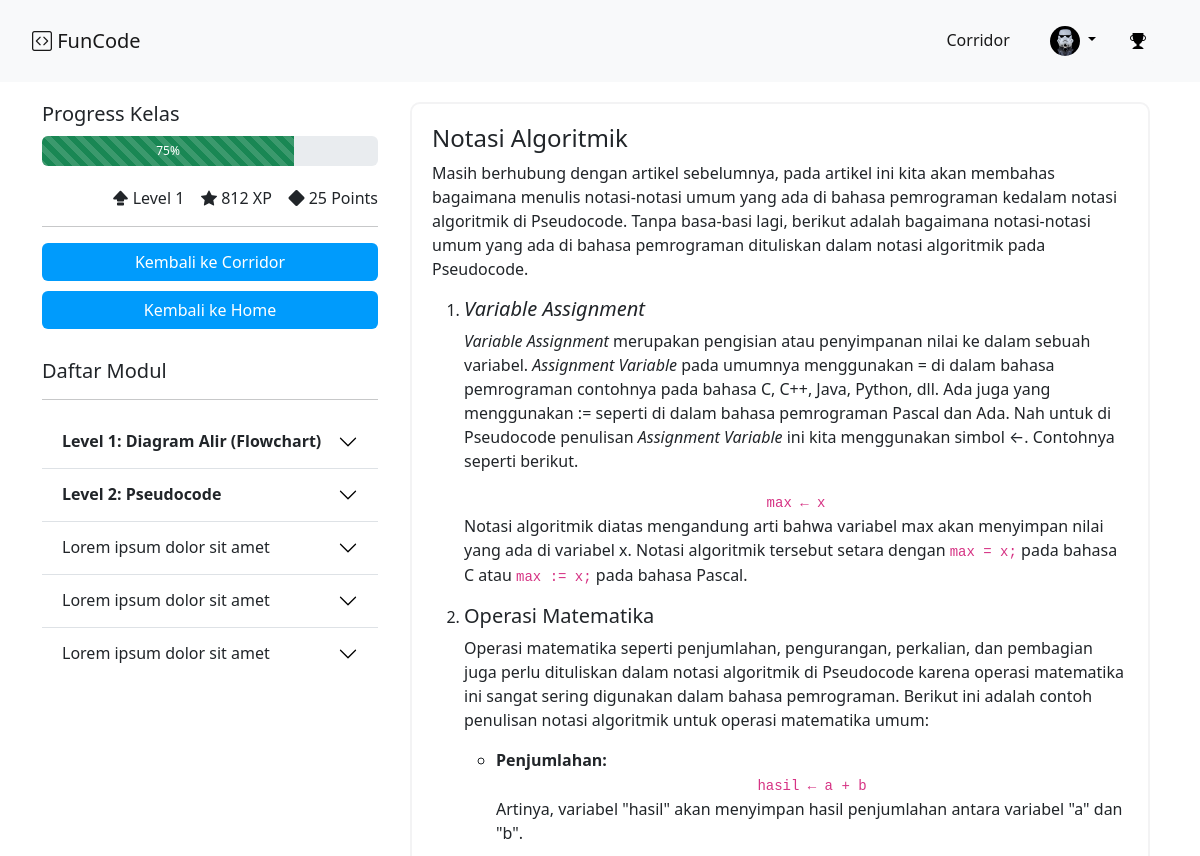
The app's page /courses/KrFssobGE6NzsOrgSMY5.php (signed in, upper part), older data.
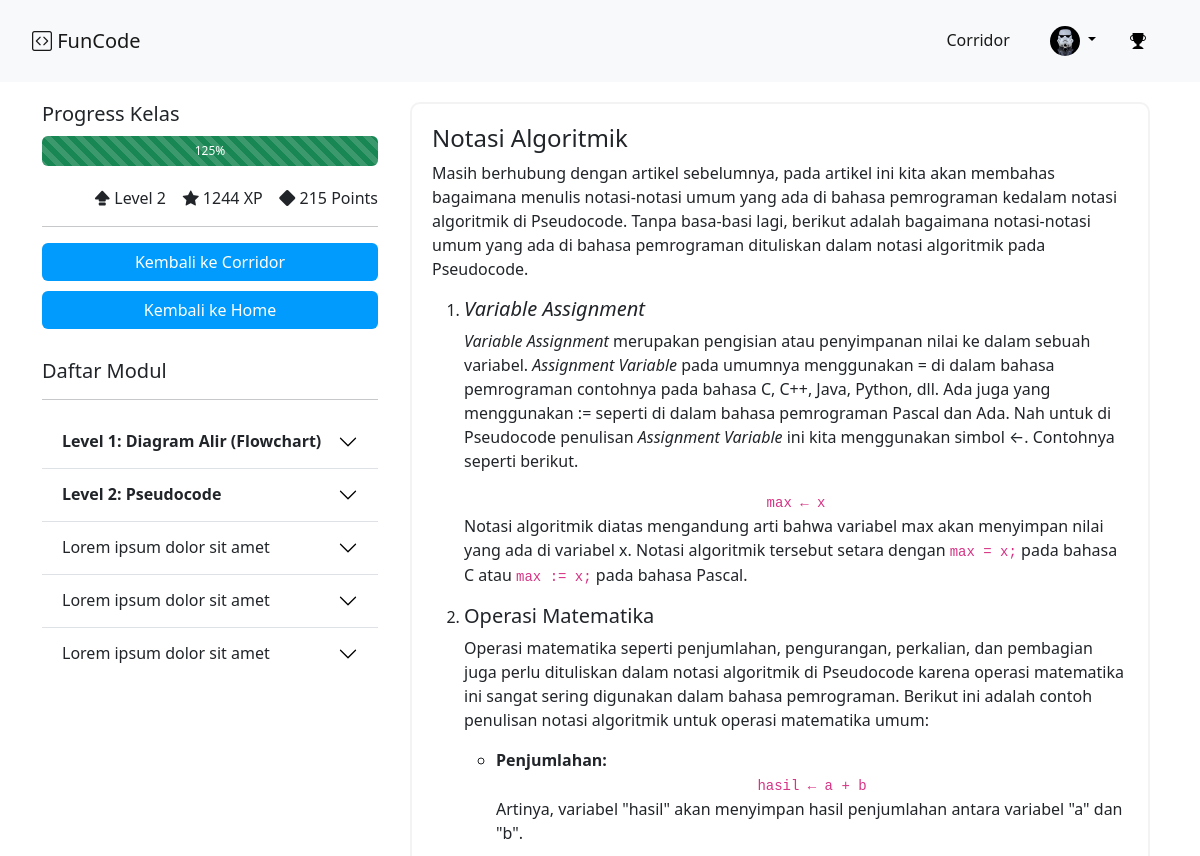
The same page, newer data.
### tables this page shows
CREATE TABLE `tb_user` (
  `id` int(11) NOT NULL,
  `email` text NOT NULL,
  `username` varchar(100) NOT NULL,
  `name` varchar(256) NOT NULL,
  `password` mediumtext NOT NULL,
  `kelas` varchar(20) NOT NULL,
  `admin` tinyint(1) NOT NULL,
  `photo_profile` text NOT NULL,
  `level` int(11) NOT NULL DEFAULT '1',
  `point` int(11) NOT NULL,
  `xp` int(11) NOT NULL,
  `badges` int(11) NOT NULL DEFAULT '0',
  `created_at` timestamp NOT NULL DEFAULT CURRENT_TIMESTAMP ON UPDATE CURRENT_TIMESTAMP,
  `updated_at` timestamp NOT NULL DEFAULT '0000-00-00 00:00:00'
);

### courses/KrFssobGE6NzsOrgSMY5.php (the view, shortened to what the changed rows need)
<?php
	include('../db.php');
	if(!isset($_SESSION['name'])){
		header("Location: http://localhost/skripsi/");
	}else{
		$username = $_SESSION['username'];
		$query = "SELECT * FROM tb_user WHERE username='$username'";
		$hasil = mysqli_query($con, $query);
		$r = mysqli_fetch_assoc($hasil);
		$progress = intval(($_SESSION['curr_course']/8)*100);
		$progressBg = "";
		if($progress <=30){
			$progressBg = "bg-danger";
		}else if($progress<=60){
			$progressBg = "bg-warning";
		}else{
			$progressBg = "bg-success";
		}
	}
 ?>
<!DOCTYPE html>
<html>
<head>
    <link href="https://cdn.jsdelivr.net/npm/bootstrap@5.2.0/dist/css/bootstrap.min.css" rel="stylesheet"
>
    <link rel="stylesheet" type="text/css" href="../css/courses/style.css">
    <link rel="stylesheet" href="https://cdn.jsdelivr.net/npm/bootstrap-icons@1.9.1/font/bootstrap-icons.css">
    <link rel="stylesheet" type="text/css" href="https://cdn.datatables.net/1.12.1/css/dataTables.bootstrap5.min.css">
    <link href="https://cdn.jsdelivr.net/npm/froala-editor@latest/css/froala_editor.pkgd.min.css" rel="stylesheet"
        type="text/css" />
    <link rel="stylesheet" href="https://cdnjs.cloudflare.com/ajax/libs/froala-editor/4.0.17/css/froala_style.min.css"
 />
    <link href="https://cdn.jsdelivr.net/npm/froala-editor@latest/css/plugins/image.min.css" rel="stylesheet"
        type="text/css" />
    <link rel="stylesheet" href="https://unpkg.com/aos@next/dist/aos.css" />
</head>
<body>
    <div class="container">
        <div class="row">
            <div class="col-lg-4 order-lg-1 order-md-2">
                <div class="side-nav">
                    <div class="side-progress">
                        <div class="progress" style="height: 30px; margin-top: 10px;">
                            <div class="progress-bar <?php echo $progressBg; ?> progress-bar-striped" role="progressbar"
                                aria-label="Example with label"
                                style="width: <?php echo $progress . "%"; ?>;" aria-valuenow=" 25" aria-valuemin="0"
                                aria-valuemax="100"><?php echo $progress . "%"; ?></div>
                        </div>
                        <div class="element-game">
                            <span><i class="bi bi-capslock-fill"></i> Level <?php echo $r['level']; ?>
                                &nbsp;&nbsp;</span>
                            <span><i class="bi bi-star-fill"></i> <span id="xpUser"><?php echo $r['xp']; ?> XP</span>
                                &nbsp;&nbsp;</span>
                            <span><i class="bi bi-diamond-fill"></i> <span
                                    id="pointsUser"><?php echo $r['point']; ?></span> Points</span>
                        </div>
                    </div>
                    <div class="side-modules">
                        <div class="module-lists bg-light">
                            <div class="accordion accordion-flush" id="accordionFlushExample">
                                <div class="accordion-item">
                                    <h2 class="accordion-header" id="flush-headingOne">
                                        <button class="accordion-button collapsed" type="button"
                                            data-bs-toggle="collapse" data-bs-target="#flush-collapseOne"
                                            aria-expanded="false" aria-controls="flush-collapseOne">
                                            <b>Level 1: Diagram Alir (Flowchart)</b>
                                        </button>
                                    </h2>
                                </div>
                                <div class="accordion-item">
                                    <h2 class="accordion-header" id="flush-headingTwo">
                                        <button class="accordion-button collapsed" type="button"
                                            data-bs-toggle="collapse" data-bs-target="#flush-collapseTwo"
                                            aria-expanded="false" aria-controls="flush-collapseTwo">
                                            <b>Level 2: Pseudocode</b>
                                        </button>
                                    </h2>
                                </div>
                                <div class="accordion-item">
                                    <h2 class="accordion-header" id="flush-headingThree">
                                        <button class="accordion-button collapsed" type="button"
                                            data-bs-toggle="collapse" data-bs-target="#flush-collapseThree"
                                            aria-expanded="false" aria-controls="flush-collapseThree">
                                            Lorem ipsum dolor sit amet
                                        </button>
                                    </h2>
                                </div>
                                <div class="accordion-item">
                                    <h2 class="accordion-header" id="flush-headingFour">
                                        <button class="accordion-button collapsed" type="button"
                                            data-bs-toggle="collapse" data-bs-target="#flush-collapseFour"
                                            aria-expanded="false" aria-controls="flush-collapseFour">
                                            Lorem ipsum dolor sit amet
                                        </button>
                                    </h2>
                                </div>
                                <div class="accordion-item">
                                    <h2 class="accordion-header" id="flush-headingFive">
                                        <button class="accordion-button collapsed" type="button"
                                            data-bs-toggle="collapse" data-bs-target="#flush-collapseFive"
                                            aria-expanded="false" aria-controls="flush-collapseFive">
                                            Lorem ipsum dolor sit amet
                                        </button>
                                    </h2>
                                </div>
                            </div>
                        </div>
                    </div>
                </div>
            </div>
        </div>
    </div>
</body>
</html>

Row changes from the older to the newer data that the page shows:
changed tb_user: level "1" → "2"; xp "812" → "1244"; point "25" → "215"
Text that changed along with them:
$progress: 75 → 125 (drawn)
$progress: "75" → "125"
